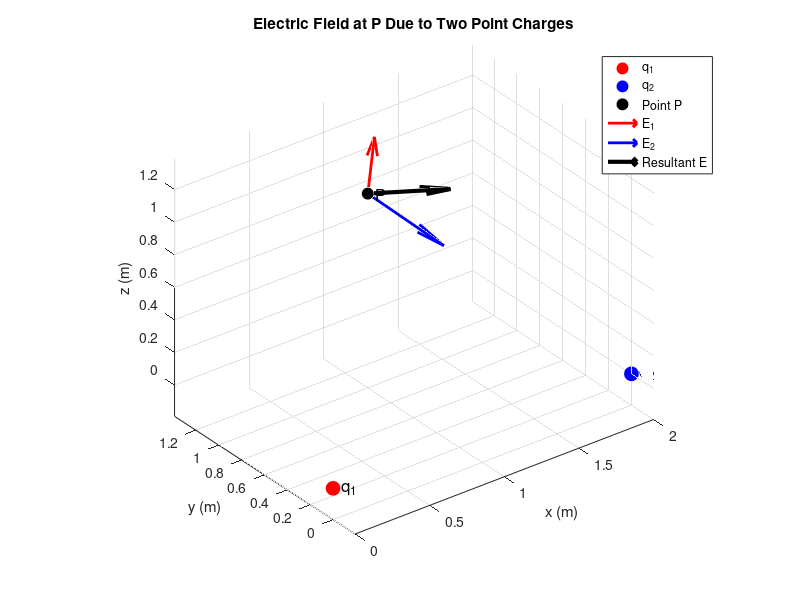

The MATLAB source for this figure:
clc;
clear;
close all;

%% Constants
k = 8.9875e9;       % Coulomb constant (N*m^2/C^2)

%% Point charges
q1 = 2e-9;          % Charge 1 (C)
q2 = -3e-9;         % Charge 2 (C)

% Positions of the charges [x y z] in meters
r1 = [0, 0, 0];
r2 = [2, 0, 0];

%% Observation point P
P = [1, 1, 1];      % [Px Py Pz] in meters

%% Electric field due to charge 1
R1 = P - r1;
d1 = norm(R1);

E1 = k * q1 * R1 / d1^3;

%% Electric field due to charge 2
R2 = P - r2;
d2 = norm(R2);

E2 = k * q2 * R2 / d2^3;

%% Resultant electric field
E = E1 + E2;

%% Display results
fprintf('Electric field due to q1:\n');
fprintf('E1 = [%.4e, %.4e, %.4e] N/C\n\n', E1);

fprintf('Electric field due to q2:\n');
fprintf('E2 = [%.4e, %.4e, %.4e] N/C\n\n', E2);

fprintf('Resultant electric field:\n');
fprintf('E = [%.4e, %.4e, %.4e] N/C\n', E);

fprintf('|E| = %.4e N/C\n', norm(E));

%% 3D visualization
figure;
hold on;
grid on;
axis equal;

% Plot charge positions
plot3(r1(1), r1(2), r1(3), 'ro', ...
    'MarkerSize', 10, 'MarkerFaceColor', 'r');

plot3(r2(1), r2(2), r2(3), 'bo', ...
    'MarkerSize', 10, 'MarkerFaceColor', 'b');

% Plot observation point P
plot3(P(1), P(2), P(3), 'ko', ...
    'MarkerSize', 8, 'MarkerFaceColor', 'k');

%% Scale vectors for visualization
scale = 0.5 / max([norm(E1), norm(E2), norm(E)]);

% Electric field vectors
quiver3(P(1), P(2), P(3), ...
        E1(1)*scale, E1(2)*scale, E1(3)*scale, ...
        0, 'r', 'LineWidth', 2);

quiver3(P(1), P(2), P(3), ...
        E2(1)*scale, E2(2)*scale, E2(3)*scale, ...
        0, 'b', 'LineWidth', 2);

% Resultant field vector
quiver3(P(1), P(2), P(3), ...
        E(1)*scale, E(2)*scale, E(3)*scale, ...
        0, 'k', 'LineWidth', 3);

%% Labels
text(r1(1), r1(2), r1(3), '  q_1', 'FontSize', 12);
text(r2(1), r2(2), r2(3), '  q_2', 'FontSize', 12);
text(P(1), P(2), P(3), '  P', 'FontSize', 12);

xlabel('x (m)');
ylabel('y (m)');
zlabel('z (m)');

title('Electric Field at P Due to Two Point Charges');

legend('q_1', 'q_2', 'Point P', ...
       'E_1', 'E_2', 'Resultant E', ...
       'Location', 'best');

view(3);
hold off;
